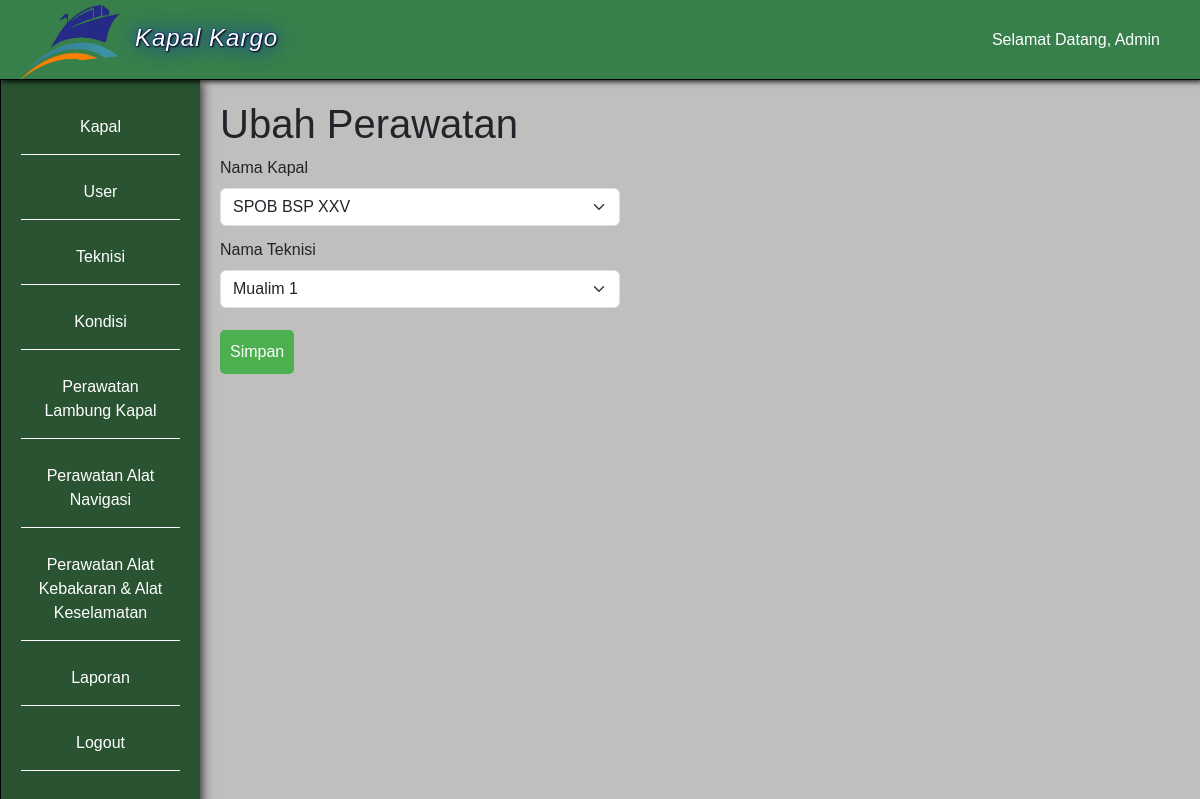
The app's page /ubah_perawatan.php?id_perawatan=7&id_jenis_perawatan=1 (signed in) with its own data.
### tables this page shows
CREATE TABLE `user` (
  `id_user` int(11) NOT NULL,
  `nama_lengkap` varchar(50) NOT NULL,
  `username` varchar(50) NOT NULL,
  `password` varchar(255) NOT NULL,
  `role` enum('Administrator','Operator') NOT NULL
);

CREATE TABLE `jenis_perawatan` (
  `id_jenis_perawatan` int(11) NOT NULL,
  `jenis_perawatan` varchar(100) NOT NULL
);

CREATE TABLE `perawatan` (
  `id_perawatan` int(11) NOT NULL,
  `id_kapal` int(11) NOT NULL,
  `id_teknisi` int(11) NOT NULL,
  `id_jenis_perawatan` int(11) NOT NULL,
  `tanggal_perawatan` datetime NOT NULL,
  `status` enum('Sudah','Belum') DEFAULT NULL
);

CREATE TABLE `kapal` (
  `id_kapal` int(11) NOT NULL,
  `nama_kapal` varchar(255) NOT NULL,
  `foto_kapal` text NOT NULL
);

CREATE TABLE `teknisi` (
  `id_teknisi` int(11) NOT NULL,
  `nama` varchar(50) NOT NULL,
  `jabatan` varchar(50) NOT NULL,
  `id_jenis_perawatan` int(11) NOT NULL
);

### ubah_perawatan.php (the view, shortened to what this page needs)
<?php
    include 'koneksi.php';
    $id_user = $_SESSION['id_user'];
    $dataUser = mysqli_fetch_assoc(mysqli_query($conn, "SELECT * FROM user WHERE id_user = '$id_user'"));
    $id_perawatan = $_GET['id_perawatan'];
    $data_perawatan = mysqli_fetch_assoc(mysqli_query($conn, "SELECT * FROM perawatan INNER JOIN jenis_perawatan ON perawatan.id_jenis_perawatan = jenis_perawatan.id_jenis_perawatan INNER JOIN kapal ON perawatan.id_kapal = kapal.id_kapal INNER JOIN teknisi ON perawatan.id_teknisi = teknisi.id_teknisi WHERE id_perawatan = '$id_perawatan'"));
?>
<html>
<head>
    <link href="https://cdn.jsdelivr.net/npm/bootstrap@5.3.3/dist/css/bootstrap.min.css" rel="stylesheet">
    <link rel="stylesheet" href="style.css">
</head>
<body>
    <?php include 'top-side-bar.php'; ?>
    <div class="main">
        <h1>Ubah Perawatan</h1>
        <form method="post" class="form-admin">
            <div class="form-group">
                <label for="id_kapal">Nama Kapal</label>
                <select name="id_kapal" id="id_kapal" required class="form-select">
                    <option value="<?= $data_perawatan['id_kapal']; ?>"><?= $data_perawatan['nama_kapal']; ?></option>
                </select>
            </div>
            <div class="form-group">
                <label for="id_teknisi">Nama Teknisi</label>
                <select name="id_teknisi" id="id_teknisi" required class="form-select">
                    <option value="<?= $data_perawatan['id_teknisi']; ?>"><?= $data_perawatan['nama']; ?></option>
                </select>
            </div>
            <button type="submit" class="btn" name="btnSimpan">Simpan</button>
        </form>
    </div>
</body>
</html>

### top-side-bar.php
<div class="topbar" style="z-index: 9999;">
    <div class="logo">
        <img src="foto/logo.png" alt="logo kapal">
        <a href="index.php">Kapal Kargo</a>
    </div>
    <nav>
        <ul>
            <li><a href="#">Selamat Datang, <?= $dataUser['nama_lengkap']; ?> </a></li>
        </ul>
    </nav>
</div>
<div class="sidebar">
    <ul>
        <li><a href="kapal.php">Kapal</a></li>
        <?php if ($dataUser['role'] == 'Administrator'): ?>
            <li><a href="user.php">User</a></li>
            <li><a href="teknisi.php">Teknisi</a></li>
            <li><a href="kondisi.php">Kondisi</a></li>
        <?php endif ?>
        <?php
            $sidebar_jenis_perawatan = mysqli_query($conn, "SELECT * FROM jenis_perawatan");
         ?>
        <?php foreach ($sidebar_jenis_perawatan as $data_sidebar_jenis_perawatan): ?>
            <li><a href="perawatan.php?id_jenis_perawatan=<?= $data_sidebar_jenis_perawatan['id_jenis_perawatan']; ?>">Perawatan <?= $data_sidebar_jenis_perawatan['jenis_perawatan']; ?></a></li>
        <?php endforeach ?>
        <li><a href="laporan.php">Laporan</a></li>
        <li><a href="logout.php">Logout</a></li>
    </ul>
</div>

### style.css (style rules this page uses)
body { font-family: Arial, sans-serif; background-color: #c1bebe; margin: 0; }
.form-admin { width: 400px; }
.form-group { margin-bottom: 12px; }
label { display: block; margin-bottom: 8px; }
.btn { margin-top: 10px; display: inline-block; padding: 10px; border: none; border-radius: 5px; background-color: #4CAF50; color: #fff; font-size: 16px; cursor: pointer; text-decoration: none; }
.topbar { background-color: rgb(55, 128, 75); color: #fff; display: flex; align-items: center; padding: 20px; position: fixed; width: 100%; height: 80px; border-bottom: 1px solid black; box-shadow: 2px 2px 5px rgba(0,0,0,0.8); }
.logo { font-size: 24px; font-weight: 500; margin-right: auto; }
.logo img { width: 100px; height: 75px; margin-top: 5px; margin-right: 15px; float: left; }
.logo a { display: inline-block; margin-top: 20px; font-family:impact, sans-serif; letter-spacing: 1px; text-shadow: 1px 1px 2px black, 0 0 20px blue, 0 0 2px darkblue; font-style: italic; text-decoration: none; color: white; }
nav ul { list-style: none; margin: 0; padding: 0; display: flex; }
nav li { margin-right: 20px; }
nav a { color: #fff; text-decoration: none; font-size: 16px; }
.sidebar { background-color: #295331; color: #fff; height: 100vh; width: 200px; position: fixed; left: 0; padding: 20px; top: 80px; border-left: 1px solid black; box-shadow: 2px 2px 10px rgba(0,0,0,0.8); }
.sidebar ul { list-style: none; margin: 0; padding: 0; }
.sidebar li { border-bottom: 1px solid white; margin-bottom: 10px; text-align: center; }
.sidebar a { display: inline-block; color: #fff; text-decoration: none; font-size: 16px; width: 100%; padding: 15px; margin: auto; }
.main { padding-left: 220px; padding-right: 20px; padding-bottom: 20px; padding-top: 100px; }

### records on screen
user: nama_lengkap "Admin"
jenis_perawatan: jenis_perawatan "Lambung Kapal"
jenis_perawatan: jenis_perawatan "Alat Navigasi"
jenis_perawatan: jenis_perawatan "Alat Kebakaran & Alat Keselamatan"
perawatan: id_kapal "SPOB BSP XXV", id_teknisi "Mualim 1"
